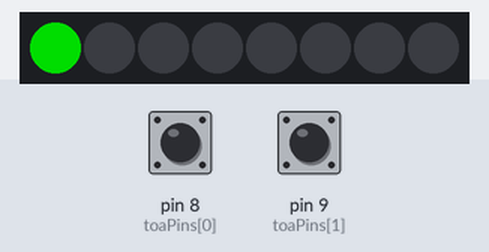
Bench run of a sketch on a simulated Arduino Uno, built with avr-gcc and run on an emulated ATmega328P. Shown: 8 RGB LEDs in strip order, left to right. The inputs (shaded band) are chosen by the test bench; at power-on: pin 8 (toaPins[0]) HIGH, pin 9 (toaPins[1]) HIGH. Dim RGB values are drawn brighter than linear.

Above: at 1.2 s.
1.3 s: pin 8 (toaPins[0]) pulled LOW for 0.25 s
At 1.5 s:
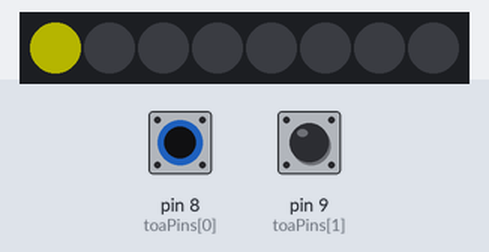
3.1 s: pin 8 (toaPins[0]) pulled LOW for 3.2 s
At 7.2 s:
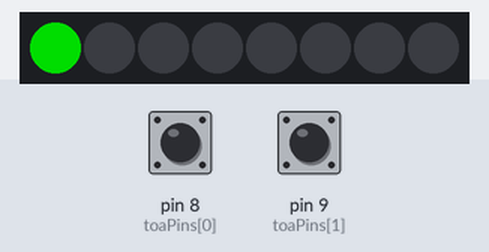
7.9 s: pin 9 (toaPins[1]) pulled LOW for 3.2 s
At 8.5 s:
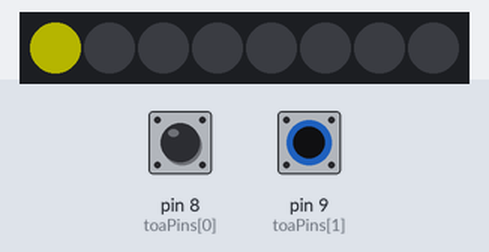
12.7 s: pin 8 (toaPins[0]) driven LOW and pin 9 (toaPins[1]) driven LOW
At 13.4 s:
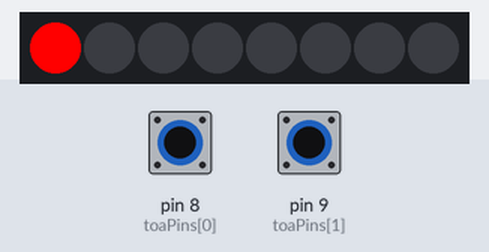
Timing chart, 0 to 15.3 s (numbered marks = the images above; inputs shaded):
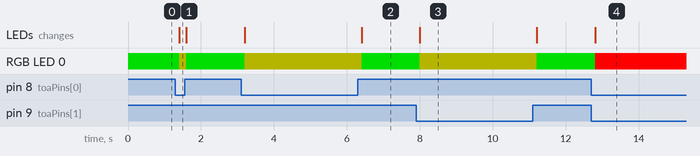

Measured:
- after the input at 1.3 s, RGB LED 0: RGB(0, 150, 0) → RGB(64, 64, 0) after 0.10 s, → RGB(0, 150, 0) 0.20 s later; the LEDs: change after 0.10 s (image 1)
- after the input at 3.1 s, RGB LED 0: RGB(0, 150, 0) → RGB(64, 64, 0) after 0.10 s, → RGB(0, 150, 0) 3.2 s later; the LEDs: first change after 0.10 s (image 2 shows a later state)
- after the input at 7.9 s, RGB LED 0: RGB(0, 150, 0) → RGB(64, 64, 0) after 0.10 s, → RGB(0, 150, 0) 3.2 s later; the LEDs: change after 0.10 s (image 3)
- after the input at 12.7 s, RGB LED 0: RGB(0, 150, 0) → RGB(255, 0, 0) after 0.11 s; the LEDs: change after 0.11 s (image 4)

The sketch:

toa.ino
```cpp
// (licence header left out)
#include <Adafruit_NeoPixel.h>
#ifdef __AVR__
#include <avr/power.h>
#endif

#define NEOPXPIN       5
#define NUMPIXELS      8
Adafruit_NeoPixel pixels = Adafruit_NeoPixel(NUMPIXELS, NEOPXPIN, NEO_GRB + NEO_KHZ800);

int delayval = 200;  // Delay for a period of time (in milliseconds).
unsigned long timeChanged = 0;
#define NUMPINS 2
const int toaPins[NUMPINS] = {8, 9};
bool prevState[NUMPINS] = {HIGH, HIGH};
// 3 hours in millis
const unsigned long TIMEOUT = (3 * 60 * 60 * 1000L);

void setup() {
  for (int i = 0; i < NUMPINS; i++)
    pinMode(toaPins[i], INPUT_PULLUP);
  pixels.begin();
}

void loop() {
  unsigned long currentTime = millis();

  // get lock status LOW if occupied, or HIGH if free
  bool toa[NUMPINS];
  bool allFree = true;
  bool noneFree = true;
  for (int i = 0; i < NUMPINS; i++) {
    toa[i] = digitalRead(toaPins[i]);

    if (!toa[i])
      allFree = false;

    if (toa[i])
      noneFree = false;

    if (toa[i] != prevState[i]) {
      // state changed
      timeChanged = currentTime;
      prevState[i] = toa[i];
    }
  }

  // Timed out, lower brightness
  bool timeout = (currentTime - timeChanged > TIMEOUT);
  uint32_t pixColor = allFree ?
    pixels.Color(0, timeout ? 1 : 150, 0) :
    (noneFree ? pixels.Color(255, 0, 0) :
    pixels.Color(timeout ? 4 : 64, timeout ? 4 : 64, 0) );

  if (pixColor != pixels.getPixelColor(0)) {
    pixels.setPixelColor(0, pixColor);
    pixels.show();
  }

  delay(delayval);
}
```
